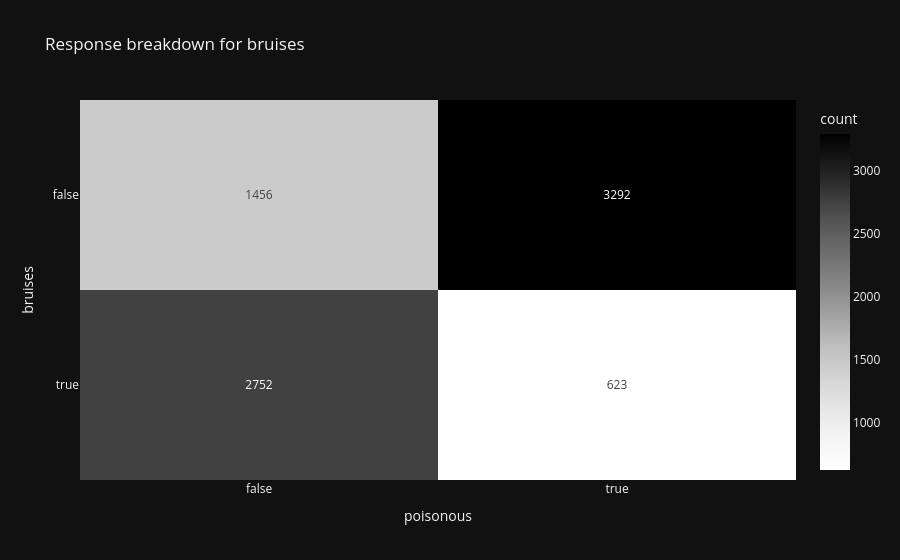
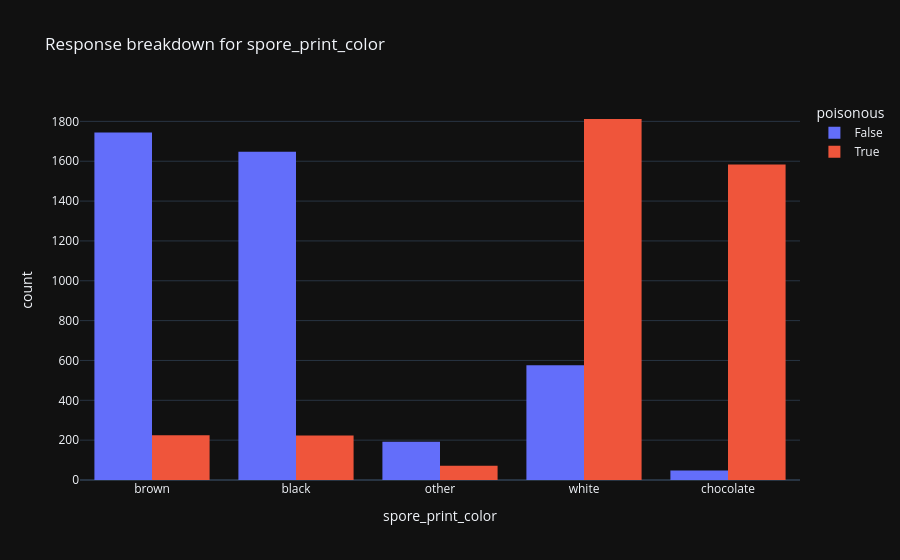
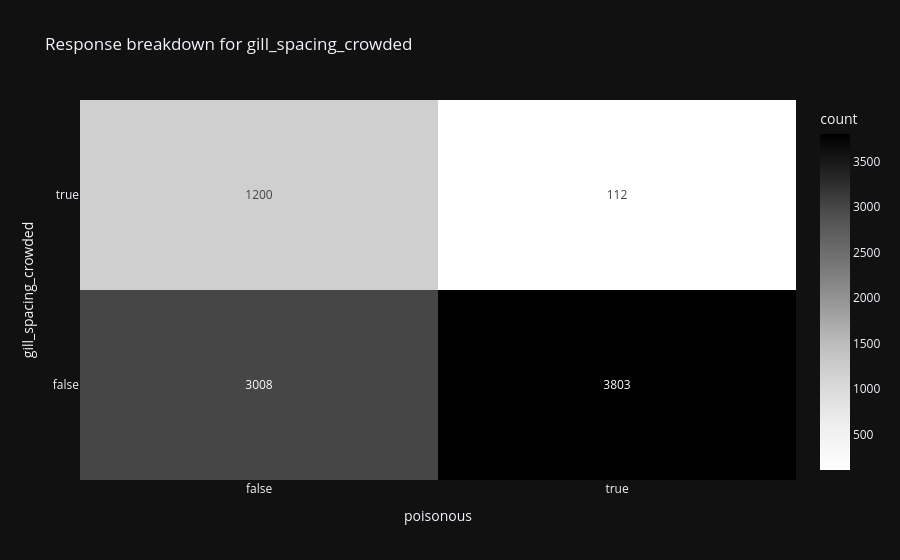
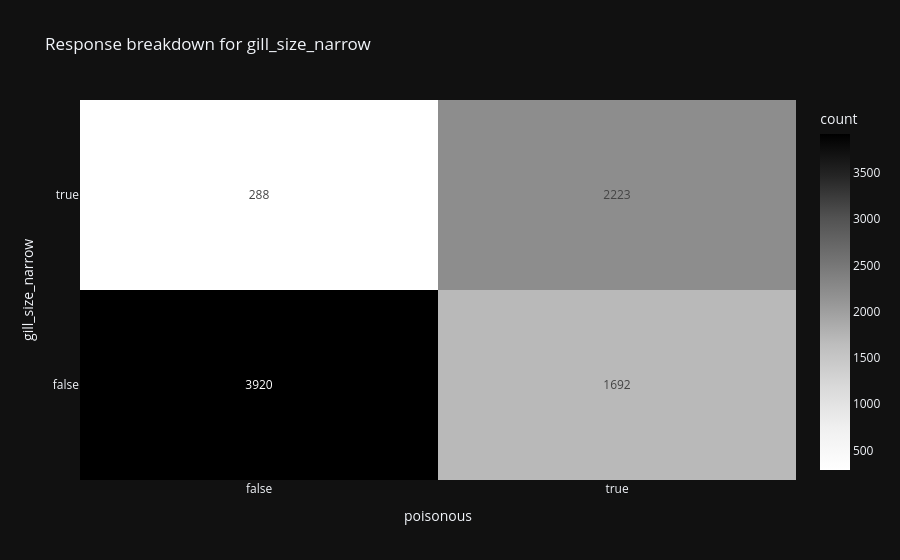

Notebook source saved alongside these figures, in order:
### Code cell
boolean_columns = df.select(pl.col(pl.Boolean)).columns
write = False
for column in df.columns:
    if column == "poisonous":
        continue

    elif column in boolean_columns:
        fig = px.density_heatmap(
            df,
            x="poisonous",
            y=column,
            text_auto=True,
            color_continuous_scale="Greys",
            title=f"Response breakdown for {column}"
        )

    else:
        fig = px.histogram(
            df,
            x=column,
            color="poisonous",
            barmode="group",
            title=f"Response breakdown for {column}"
        )

    if write:
        fig.write_image(f"../../images/mushroom/{column}_vs_response.png")
    fig.show()

### Figure 1 — Plotly figure (JSON) as saved in the notebook; plotly's stock layout.template omitted (floating-point values rounded to 4 significant figures; data arrays with more than 128 entries replaced by an {"elided": "..."} marker saying what was removed)
{"data": [{"coloraxis": "coloraxis", "hovertemplate": "poisonous=%{x}<br>bruises=%{y}<br>count=%{z}<extra></extra>", "name": "", "texttemplate": "%{z}", "x": {"elided": "8123 bool values"}, "xaxis": "x", "xbingroup": "x", "y": {"elided": "8123 bool values"}, "yaxis": "y", "ybingroup": "y", "type": "histogram2d"}], "layout": {"xaxis": {"anchor": "y", "domain": [0.0, 1.0], "title": {"text": "poisonous"}}, "yaxis": {"anchor": "x", "domain": [0.0, 1.0], "title": {"text": "bruises"}}, "coloraxis": {"colorbar": {"title": {"text": "count"}}, "colorscale": [[0.0, "rgb(255,255,255)"], [0.125, "rgb(240,240,240)"], [0.25, "rgb(217,217,217)"], [0.375, "rgb(189,189,189)"], [0.5, "rgb(150,150,150)"], [0.625, "rgb(115,115,115)"], [0.75, "rgb(82,82,82)"], [0.875, "rgb(37,37,37)"], [1.0, "rgb(0,0,0)"]], "autocolorscale": false}, "legend": {"tracegroupgap": 0}, "title": {"text": "Response breakdown for bruises"}}}

### Figure 2 — Plotly figure (JSON) as saved in the notebook; plotly's stock layout.template omitted (floating-point values rounded to 4 significant figures; data arrays with more than 128 entries replaced by an {"elided": "..."} marker saying what was removed)
{"data": [{"alignmentgroup": "True", "bingroup": "x", "hovertemplate": "poisonous=False<br>spore_print_color=%{x}<br>count=%{y}<extra></extra>", "legendgroup": "False", "marker": {"color": "#636efa", "pattern": {"shape": ""}}, "name": "False", "offsetgroup": "False", "orientation": "v", "showlegend": true, "x": {"elided": "4208 str values"}, "xaxis": "x", "yaxis": "y", "type": "histogram"}, {"alignmentgroup": "True", "bingroup": "x", "hovertemplate": "poisonous=True<br>spore_print_color=%{x}<br>count=%{y}<extra></extra>", "legendgroup": "True", "marker": {"color": "#EF553B", "pattern": {"shape": ""}}, "name": "True", "offsetgroup": "True", "orientation": "v", "showlegend": true, "x": {"elided": "3915 str values"}, "xaxis": "x", "yaxis": "y", "type": "histogram"}], "layout": {"xaxis": {"anchor": "y", "domain": [0.0, 1.0], "title": {"text": "spore_print_color"}}, "yaxis": {"anchor": "x", "domain": [0.0, 1.0], "title": {"text": "count"}}, "legend": {"title": {"text": "poisonous"}, "tracegroupgap": 0}, "title": {"text": "Response breakdown for spore_print_color"}, "barmode": "group"}}

### Figure 3 — Plotly figure (JSON) as saved in the notebook; plotly's stock layout.template omitted (floating-point values rounded to 4 significant figures; data arrays with more than 128 entries replaced by an {"elided": "..."} marker saying what was removed)
{"data": [{"coloraxis": "coloraxis", "hovertemplate": "poisonous=%{x}<br>gill_spacing_crowded=%{y}<br>count=%{z}<extra></extra>", "name": "", "texttemplate": "%{z}", "x": {"elided": "8123 bool values"}, "xaxis": "x", "xbingroup": "x", "y": {"elided": "8123 bool values"}, "yaxis": "y", "ybingroup": "y", "type": "histogram2d"}], "layout": {"xaxis": {"anchor": "y", "domain": [0.0, 1.0], "title": {"text": "poisonous"}}, "yaxis": {"anchor": "x", "domain": [0.0, 1.0], "title": {"text": "gill_spacing_crowded"}}, "coloraxis": {"colorbar": {"title": {"text": "count"}}, "colorscale": [[0.0, "rgb(255,255,255)"], [0.125, "rgb(240,240,240)"], [0.25, "rgb(217,217,217)"], [0.375, "rgb(189,189,189)"], [0.5, "rgb(150,150,150)"], [0.625, "rgb(115,115,115)"], [0.75, "rgb(82,82,82)"], [0.875, "rgb(37,37,37)"], [1.0, "rgb(0,0,0)"]], "autocolorscale": false}, "legend": {"tracegroupgap": 0}, "title": {"text": "Response breakdown for gill_spacing_crowded"}}}

### Figure 4 — Plotly figure (JSON) as saved in the notebook; plotly's stock layout.template omitted (floating-point values rounded to 4 significant figures; data arrays with more than 128 entries replaced by an {"elided": "..."} marker saying what was removed)
{"data": [{"coloraxis": "coloraxis", "hovertemplate": "poisonous=%{x}<br>gill_size_narrow=%{y}<br>count=%{z}<extra></extra>", "name": "", "texttemplate": "%{z}", "x": {"elided": "8123 bool values"}, "xaxis": "x", "xbingroup": "x", "y": {"elided": "8123 bool values"}, "yaxis": "y", "ybingroup": "y", "type": "histogram2d"}], "layout": {"xaxis": {"anchor": "y", "domain": [0.0, 1.0], "title": {"text": "poisonous"}}, "yaxis": {"anchor": "x", "domain": [0.0, 1.0], "title": {"text": "gill_size_narrow"}}, "coloraxis": {"colorbar": {"title": {"text": "count"}}, "colorscale": [[0.0, "rgb(255,255,255)"], [0.125, "rgb(240,240,240)"], [0.25, "rgb(217,217,217)"], [0.375, "rgb(189,189,189)"], [0.5, "rgb(150,150,150)"], [0.625, "rgb(115,115,115)"], [0.75, "rgb(82,82,82)"], [0.875, "rgb(37,37,37)"], [1.0, "rgb(0,0,0)"]], "autocolorscale": false}, "legend": {"tracegroupgap": 0}, "title": {"text": "Response breakdown for gill_size_narrow"}}}
